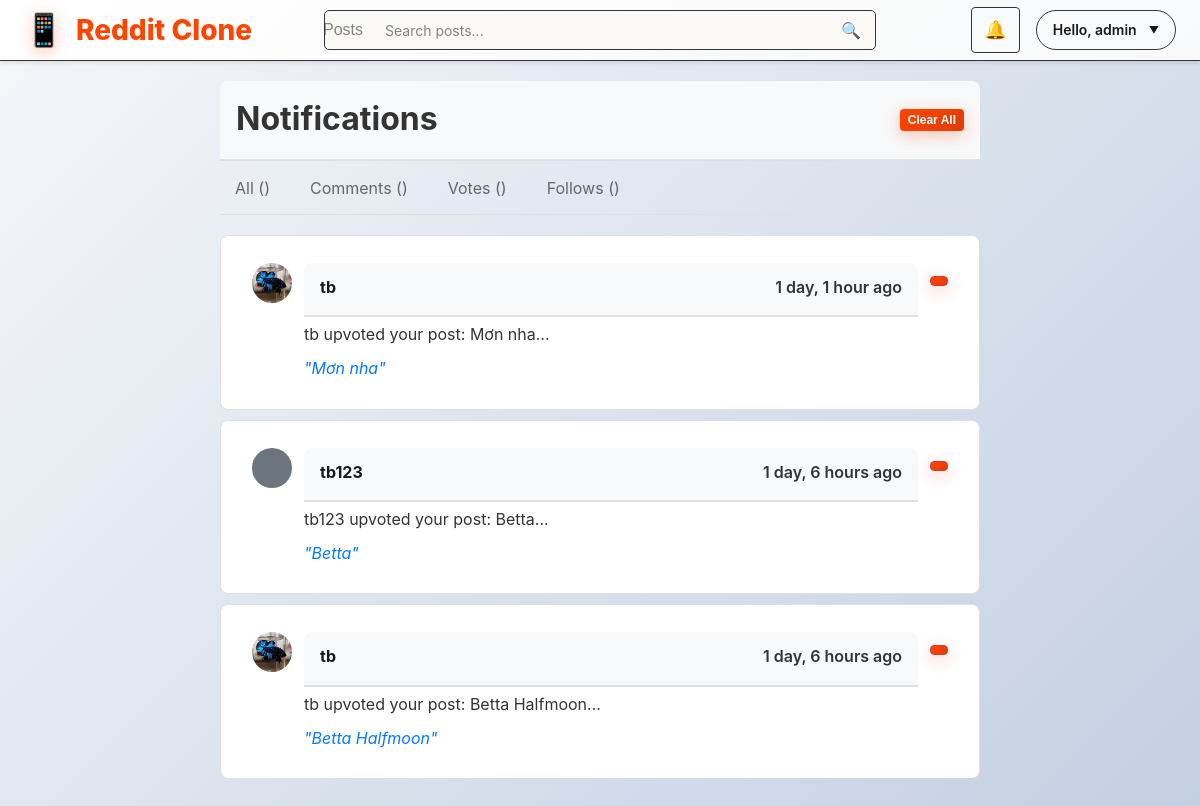
/notifications/ (signed in), run on an earlier commit of the app's database.
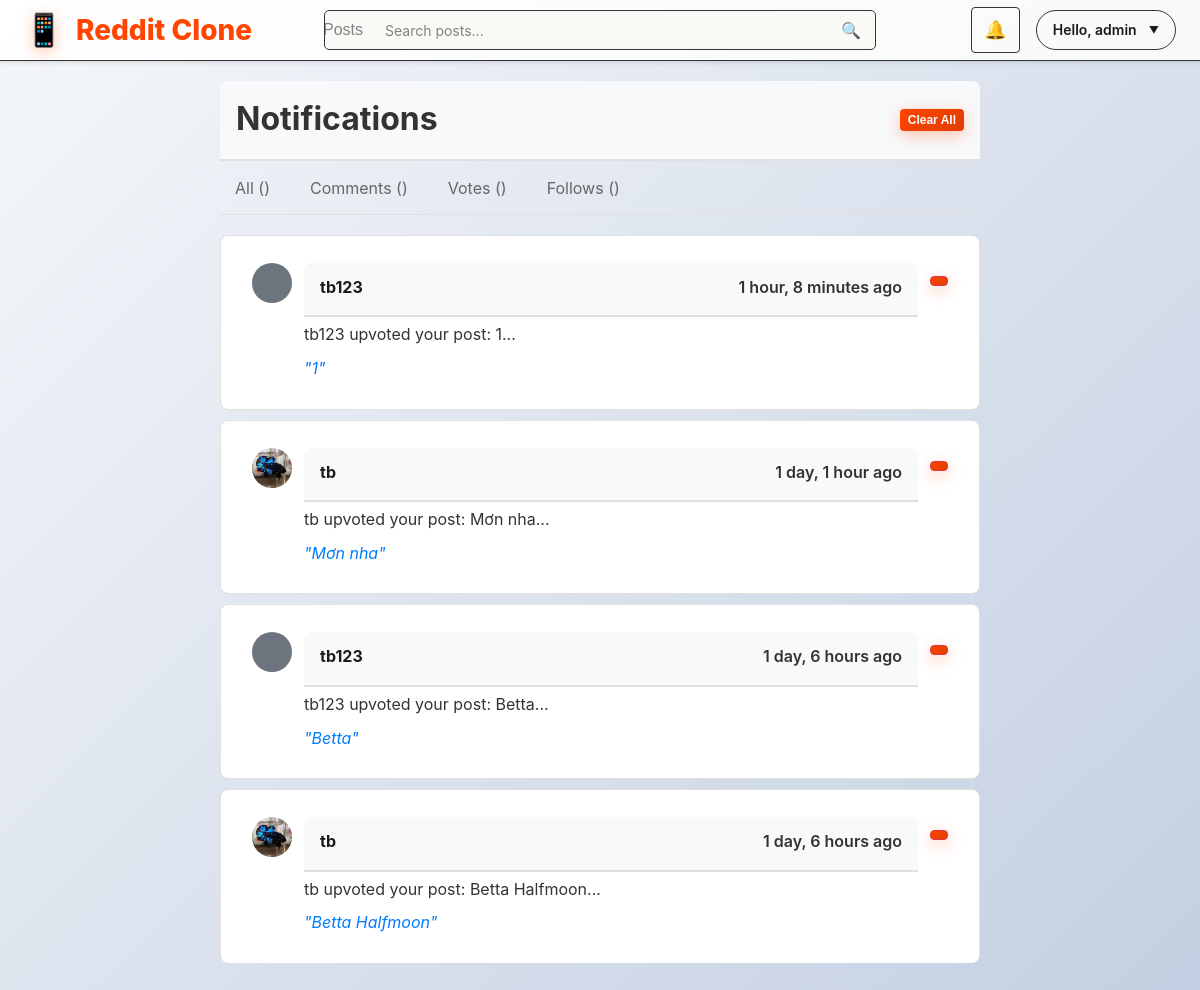
And on a later commit of the database.
### posts/models.py (models this page shows, shortened)
class Notification(models.Model):
    NOTIFICATION_TYPES = [
        ('comment', 'Comment'),
        ('vote', 'Vote'),
        ('follow', 'Follow'),
        ('mention', 'Mention'),
    ]
    recipient = models.ForeignKey(User, on_delete=models.CASCADE, related_name='notifications')
    sender = models.ForeignKey(User, on_delete=models.CASCADE, related_name='sent_notifications')
    notification_type = models.CharField(max_length=20, choices=NOTIFICATION_TYPES)
    message = models.TextField()
    post = models.ForeignKey('Post', on_delete=models.CASCADE, null=True, blank=True)
    comment = models.ForeignKey('Comment', on_delete=models.CASCADE, null=True, blank=True)
    is_read = models.BooleanField(default=False)
    created_at = models.DateTimeField(auto_now_add=True)
    read_at = models.DateTimeField(null=True, blank=True)
    class Meta:
        ordering = ['-created_at']
        indexes = [
            models.Index(fields=['recipient', 'is_read']),
            models.Index(fields=['created_at']),
        ]

class Profile(models.Model):
    user = models.OneToOneField(User, on_delete=models.CASCADE)
    avatar = models.ImageField(upload_to='avatars/', blank=True, null=True)
    bio = models.TextField(blank=True)

class Post(models.Model):
    title        = models.CharField(max_length=255)
    content      = models.TextField(blank=True)
    image        = models.ImageField(upload_to='post_images/', blank=True, null=True)
    author       = models.ForeignKey(User, on_delete=models.CASCADE)
    community    = models.ForeignKey(Community, on_delete=models.CASCADE,
                                     null=True, blank=True,
                                     )
    tags         = models.ManyToManyField(Tag, blank=True, related_name='posts')
    created_at   = models.DateTimeField(auto_now_add=True)

### posts/views.py (the view)
# urls.py: path('notifications/', views.notifications_view, name='notifications'),
@login_required
def notifications_view(request):
    notifications = Notification.objects.filter(recipient=request.user).order_by('-created_at')
    notifications.update(is_read=True)
    paginator = Paginator(notifications, 20)
    page_number = request.GET.get('page')
    page_obj = paginator.get_page(page_number)
    return render(request, 'posts/notifications.html', {'notifications': page_obj})

### posts/templates/posts/notifications.html (shortened to what this page needs)
{% extends 'posts/base.html' %}
{% block content %}
<div class="notification-page">
    <div class="notification-header">
        <h1>Notifications</h1>
        <div class="notification-actions">
            <form method="post" action="{% url 'posts:clear_all_notifications' %}" style="display: inline;">
                <button type="submit" class="btn btn-danger btn-sm" onclick="return confirm('Are you sure you want to clear all notifications?')">
                    Clear All
                </button>
            </form>
        </div>
    </div>
    <div class="notification-filters">
        <a href="{% url 'posts:notifications' %}" class="filter-tab {% if filter_type == 'all' %}active{% endif %}">
            All ({{ filter_counts.all }})
        </a>
        <a href="{% url 'posts:notifications' %}?type=comment" class="filter-tab {% if filter_type == 'comment' %}active{% endif %}">
            Comments ({{ filter_counts.comment }})
        </a>
        <a href="{% url 'posts:notifications' %}?type=vote" class="filter-tab {% if filter_type == 'vote' %}active{% endif %}">
            Votes ({{ filter_counts.vote }})
        </a>
        <a href="{% url 'posts:notifications' %}?type=follow" class="filter-tab {% if filter_type == 'follow' %}active{% endif %}">
            Follows ({{ filter_counts.follow }})
        </a>
    </div>
    <div class="notifications-container">
        {% for notification in notifications %}
            <div class="notification-item {% if not notification.is_read %}unread{% endif %}">
                <div class="notification-content">
                    <div class="notification-avatar">
                        {% if notification.sender.profile.avatar %}
                            <img src="{{ notification.sender.profile.avatar.url }}" alt="{{ notification.sender.username }}" class="avatar">
                        {% else %}
                            <div class="avatar-placeholder">
                            </div>
                        {% endif %}
                    </div>
                    <div class="notification-body">
                        <div class="notification-header">
                            <strong>{{ notification.sender.username }}</strong>
                            <span class="notification-time">{{ notification.created_at|timesince }} ago</span>
                        </div>
                        <div class="notification-message">
                            {{ notification.message }}
                        </div>
                        {% if notification.post %}
                            <div class="notification-post">
                                <a href="{% url 'posts:post_detail' notification.post.pk %}" class="post-link">
                                    "{{ notification.post.title|truncatechars:60 }}"
                                </a>
                            </div>
                        {% endif %}
                    </div>
                    <div class="notification-actions">
                        <form method="post" action="{% url 'posts:delete_notification' notification.id %}" style="display: inline;">
                            <button type="submit" class="btn btn-sm btn-outline-danger" onclick="return confirm('Delete this notification?')">
                            </button>
                        </form>
                    </div>
                </div>
            </div>
        {% empty %}
            <div class="no-notifications">
                <i class="fas fa-bell-slash"></i>
                <p>No notifications found.</p>
            </div>
        {% endfor %}
    </div>
</div>
{% endblock %}

What changed in the data, as far as the page shows it:
added Notification: sender.username "tb123", created_at "1 hour, 8 minutes", message "tb123 upvoted your post: 1...", post "1"
